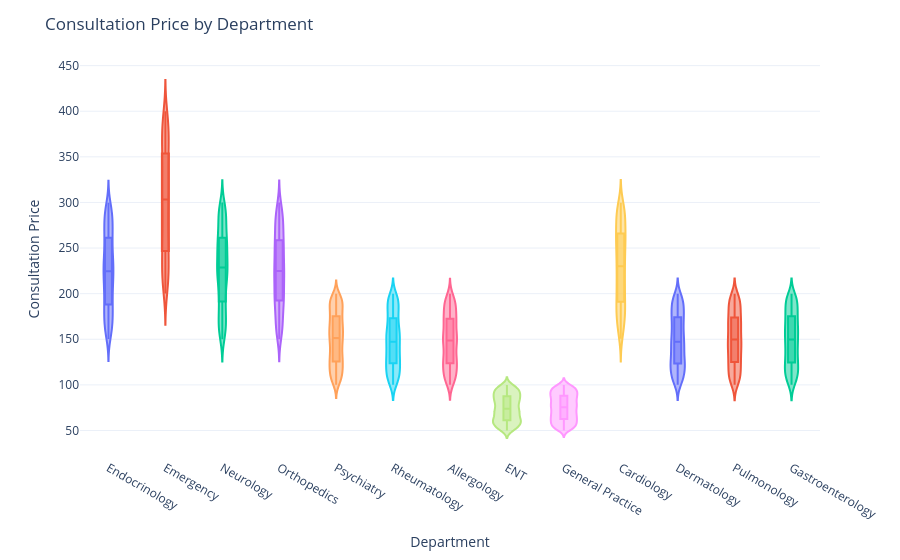

The notebook cell this image was saved under:
### Code cell
fig = px.violin(df_cleaned, x="Department", y="Consultation Price", color="Department", box=True)
fig.update_layout(template="plotly_white", showlegend=False, title="Consultation Price by Department")
fig.show()

### Figure 1 — Plotly figure (JSON) as saved in the notebook; plotly's stock layout.template omitted (floating-point values rounded to 4 significant figures; data arrays with more than 128 entries replaced by an {"elided": "..."} marker saying what was removed)
{"data": [{"alignmentgroup": "True", "box": {"visible": true}, "hovertemplate": "Department=%{x}<br>Consultation Price=%{y}<extra></extra>", "legendgroup": "Endocrinology", "marker": {"color": "#636efa"}, "name": "Endocrinology", "offsetgroup": "Endocrinology", "orientation": "v", "scalegroup": "True", "showlegend": true, "type": "violin", "x": {"elided": "685 str values"}, "x0": " ", "xaxis": "x", "y": {"elided": "685 float values"}, "y0": " ", "yaxis": "y"}, {"alignmentgroup": "True", "box": {"visible": true}, "hovertemplate": "Department=%{x}<br>Consultation Price=%{y}<extra></extra>", "legendgroup": "Emergency", "marker": {"color": "#EF553B"}, "name": "Emergency", "offsetgroup": "Emergency", "orientation": "v", "scalegroup": "True", "showlegend": true, "type": "violin", "x": {"elided": "680 str values"}, "x0": " ", "xaxis": "x", "y": {"elided": "680 float values"}, "y0": " ", "yaxis": "y"}, {"alignmentgroup": "True", "box": {"visible": true}, "hovertemplate": "Department=%{x}<br>Consultation Price=%{y}<extra></extra>", "legendgroup": "Neurology", "marker": {"color": "#00cc96"}, "name": "Neurology", "offsetgroup": "Neurology", "orientation": "v", "scalegroup": "True", "showlegend": true, "type": "violin", "x": {"elided": "688 str values"}, "x0": " ", "xaxis": "x", "y": {"elided": "688 float values"}, "y0": " ", "yaxis": "y"}, {"alignmentgroup": "True", "box": {"visible": true}, "hovertemplate": "Department=%{x}<br>Consultation Price=%{y}<extra></extra>", "legendgroup": "Orthopedics", "marker": {"color": "#ab63fa"}, "name": "Orthopedics", "offsetgroup": "Orthopedics", "orientation": "v", "scalegroup": "True", "showlegend": true, "type": "violin", "x": {"elided": "590 str values"}, "x0": " ", "xaxis": "x", "y": {"elided": "590 float values"}, "y0": " ", "yaxis": "y"}, {"alignmentgroup": "True", "box": {"visible": true}, "hovertemplate": "Department=%{x}<br>Consultation Price=%{y}<extra></extra>", "legendgroup": "Psychiatry", "marker": {"color": "#FFA15A"}, "name": "Psychiatry", "offsetgroup": "Psychiatry", "orientation": "v", "scalegroup": "True", "showlegend": true, "type": "violin", "x": {"elided": "1344 str values"}, "x0": " ", "xaxis": "x", "y": {"elided": "1344 float values"}, "y0": " ", "yaxis": "y"}, {"alignmentgroup": "True", "box": {"visible": true}, "hovertemplate": "Department=%{x}<br>Consultation Price=%{y}<extra></extra>", "legendgroup": "Rheumatology", "marker": {"color": "#19d3f3"}, "name": "Rheumatology", "offsetgroup": "Rheumatology", "orientation": "v", "scalegroup": "True", "showlegend": true, "type": "violin", "x": {"elided": "676 str values"}, "x0": " ", "xaxis": "x", "y": {"elided": "676 float values"}, "y0": " ", "yaxis": "y"}, {"alignmentgroup": "True", "box": {"visible": true}, "hovertemplate": "Department=%{x}<br>Consultation Price=%{y}<extra></extra>", "legendgroup": "Allergology", "marker": {"color": "#FF6692"}, "name": "Allergology", "offsetgroup": "Allergology", "orientation": "v", "scalegroup": "True", "showlegend": true, "type": "violin", "x": {"elided": "671 str values"}, "x0": " ", "xaxis": "x", "y": {"elided": "671 float values"}, "y0": " ", "yaxis": "y"}, {"alignmentgroup": "True", "box": {"visible": true}, "hovertemplate": "Department=%{x}<br>Consultation Price=%{y}<extra></extra>", "legendgroup": "ENT", "marker": {"color": "#B6E880"}, "name": "ENT", "offsetgroup": "ENT", "orientation": "v", "scalegroup": "True", "showlegend": true, "type": "violin", "x": {"elided": "652 str values"}, "x0": " ", "xaxis": "x", "y": {"elided": "652 float values"}, "y0": " ", "yaxis": "y"}, {"alignmentgroup": "True", "box": {"visible": true}, "hovertemplate": "Department=%{x}<br>Consultation Price=%{y}<extra></extra>", "legendgroup": "General Practice", "marker": {"color": "#FF97FF"}, "name": "General Practice", "offsetgroup": "General Practice", "orientation": "v", "scalegroup": "True", "showlegend": true, "type": "violin", "x": {"elided": "1319 str values"}, "x0": " ", "xaxis": "x", "y": {"elided": "1319 float values"}, "y0": " ", "yaxis": "y"}, {"alignmentgroup": "True", "box": {"visible": true}, "hovertemplate": "Department=%{x}<br>Consultation Price=%{y}<extra></extra>", "legendgroup": "Cardiology", "marker": {"color": "#FECB52"}, "name": "Cardiology", "offsetgroup": "Cardiology", "orientation": "v", "scalegroup": "True", "showlegend": true, "type": "violin", "x": {"elided": "637 str values"}, "x0": " ", "xaxis": "x", "y": {"elided": "637 float values"}, "y0": " ", "yaxis": "y"}, {"alignmentgroup": "True", "box": {"visible": true}, "hovertemplate": "Department=%{x}<br>Consultation Price=%{y}<extra></extra>", "legendgroup": "Dermatology", "marker": {"color": "#636efa"}, "name": "Dermatology", "offsetgroup": "Dermatology", "orientation": "v", "scalegroup": "True", "showlegend": true, "type": "violin", "x": {"elided": "660 str values"}, "x0": " ", "xaxis": "x", "y": {"elided": "660 float values"}, "y0": " ", "yaxis": "y"}, {"alignmentgroup": "True", "box": {"visible": true}, "hovertemplate": "Department=%{x}<br>Consultation Price=%{y}<extra></extra>", "legendgroup": "Pulmonology", "marker": {"color": "#EF553B"}, "name": "Pulmonology", "offsetgroup": "Pulmonology", "orientation": "v", "scalegroup": "True", "showlegend": true, "type": "violin", "x": {"elided": "651 str values"}, "x0": " ", "xaxis": "x", "y": {"elided": "651 float values"}, "y0": " ", "yaxis": "y"}, {"alignmentgroup": "True", "box": {"visible": true}, "hovertemplate": "Department=%{x}<br>Consultation Price=%{y}<extra></extra>", "legendgroup": "Gastroenterology", "marker": {"color": "#00cc96"}, "name": "Gastroenterology", "offsetgroup": "Gastroenterology", "orientation": "v", "scalegroup": "True", "showlegend": true, "type": "violin", "x": {"elided": "690 str values"}, "x0": " ", "xaxis": "x", "y": {"elided": "690 float values"}, "y0": " ", "yaxis": "y"}], "layout": {"legend": {"title": {"text": "Department"}, "tracegroupgap": 0}, "margin": {"t": 60}, "showlegend": false, "title": {"text": "Consultation Price by Department"}, "violinmode": "overlay", "xaxis": {"anchor": "y", "categoryarray": ["Endocrinology", "Emergency", "Neurology", "Orthopedics", "Psychiatry", "Rheumatology", "Allergology", "ENT", "General Practice", "Cardiology", "Dermatology", "Pulmonology", "Gastroenterology"], "categoryorder": "array", "domain": [0, 1], "title": {"text": "Department"}}, "yaxis": {"anchor": "x", "domain": [0, 1], "title": {"text": "Consultation Price"}}}}
